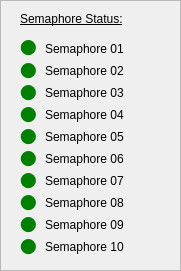
   <widget class="QFrame" name="semFrame">
    <property name="geometry">
     <rect>
      <x>470</x>
      <y>20</y>
      <width>181</width>
      <height>271</height>
     </rect>
    </property>
    <property name="frameShape">
     <enum>QFrame::StyledPanel</enum>
    </property>
    <property name="frameShadow">
     <enum>QFrame::Raised</enum>
    </property>
    <widget class="QLabel" name="FrameTitle">
     <property name="geometry">
      <rect>
       <x>20</x>
       <y>10</y>
       <width>151</width>
       <height>17</height>
      </rect>
     </property>
     <property name="font">
      <font>
       <underline>true</underline>
      </font>
     </property>
     <property name="text">
      <string>Semaphore Status:</string>
     </property>
    </widget>
    <widget class="QLabel" name="Sign01">
     <property name="geometry">
      <rect>
       <x>20</x>
       <y>38</y>
       <width>20</width>
       <height>20</height>
      </rect>
     </property>
     <property name="font">
      <font>
       <family>Dingbats</family>
       <pointsize>16</pointsize>
      </font>
     </property>
     <property name="styleSheet">
      <string notr="true">color:green</string>
     </property>
     <property name="text">
      <string>l</string>
     </property>
    </widget>
    <widget class="QLabel" name="Sign02">
     <property name="geometry">
      <rect>
       <x>20</x>
       <y>60</y>
       <width>21</width>
       <height>21</height>
      </rect>
     </property>
     <property name="font">
      <font>
       <family>Dingbats</family>
       <pointsize>16</pointsize>
      </font>
     </property>
     <property name="styleSheet">
      <string notr="true">color:green</string>
     </property>
     <property name="text">
      <string>l</string>
     </property>
    </widget>
    <widget class="QLabel" name="Sign04">
     <property name="geometry">
      <rect>
       <x>20</x>
       <y>104</y>
       <width>21</width>
       <height>21</height>
      </rect>
     </property>
     <property name="font">
      <font>
       <family>Dingbats</family>
       <pointsize>16</pointsize>
      </font>
     </property>
     <property name="styleSheet">
      <string notr="true">color:green</string>
     </property>
     <property name="text">
      <string>l</string>
     </property>
    </widget>
    <widget class="QLabel" name="Sign03">
     <property name="geometry">
      <rect>
       <x>20</x>
       <y>82</y>
       <width>21</width>
       <height>21</height>
      </rect>
     </property>
     <property name="font">
      <font>
       <family>Dingbats</family>
       <pointsize>16</pointsize>
      </font>
     </property>
     <property name="styleSheet">
      <string notr="true">color:green</string>
     </property>
     <property name="text">
      <string>l</string>
     </property>
    </widget>
    <widget class="QLabel" name="labelSem01">
     <property name="geometry">
      <rect>
       <x>45</x>
       <y>40</y>
       <width>121</width>
       <height>17</height>
      </rect>
     </property>
     <property name="text">
      <string>Semaphore 01</string>
     </property>
    </widget>
    <widget class="QLabel" name="labelSem02">
     <property name="geometry">
      <rect>
       <x>45</x>
       <y>62</y>
       <width>121</width>
       <height>17</height>
      </rect>
     </property>
     <property name="text">
      <string>Semaphore 02</string>
     </property>
    </widget>
    <widget class="QLabel" name="labelSem03">
     <property name="geometry">
      <rect>
       <x>45</x>
       <y>84</y>
       <width>121</width>
       <height>17</height>
      </rect>
     </property>
     <property name="text">
      <string>Semaphore 03</string>
     </property>
    </widget>
    <widget class="QLabel" name="labelSem04">
     <property name="geometry">
      <rect>
       <x>45</x>
       <y>106</y>
       <width>121</width>
       <height>17</height>
      </rect>
     </property>
     <property name="text">
      <string>Semaphore 04</string>
     </property>
    </widget>
    <widget class="QLabel" name="labelSem05">
     <property name="geometry">
      <rect>
       <x>45</x>
       <y>128</y>
       <width>121</width>
       <height>17</height>
      </rect>
     </property>
     <property name="text">
      <string>Semaphore 05</string>
     </property>
    </widget>
    <widget class="QLabel" name="labelSem06">
     <property name="geometry">
      <rect>
       <x>45</x>
       <y>150</y>
       <width>121</width>
       <height>17</height>
      </rect>
     </property>
     <property name="text">
      <string>Semaphore 06</string>
     </property>
    </widget>
    <widget class="QLabel" name="labelSem07">
     <property name="geometry">
      <rect>
       <x>45</x>
       <y>172</y>
       <width>121</width>
       <height>17</height>
      </rect>
     </property>
     <property name="text">
      <string>Semaphore 07</string>
     </property>
    </widget>
    <widget class="QLabel" name="labelSem08">
     <property name="geometry">
      <rect>
       <x>45</x>
       <y>194</y>
       <width>121</width>
       <height>17</height>
      </rect>
     </property>
     <property name="text">
      <string>Semaphore 08</string>
     </property>
    </widget>
    <widget class="QLabel" name="labelSem09">
     <property name="geometry">
      <rect>
       <x>45</x>
       <y>216</y>
       <width>121</width>
       <height>17</height>
      </rect>
     </property>
     <property name="text">
      <string>Semaphore 09</string>
     </property>
    </widget>
    <widget class="QLabel" name="labelSem10">
     <property name="geometry">
      <rect>
       <x>45</x>
       <y>238</y>
       <width>121</width>
       <height>17</height>
      </rect>
     </property>
     <property name="text">
      <string>Semaphore 10</string>
     </property>
    </widget>
    <widget class="QLabel" name="Sign05">
     <property name="geometry">
      <rect>
       <x>20</x>
       <y>126</y>
       <width>21</width>
       <height>21</height>
      </rect>
     </property>
     <property name="font">
      <font>
       <family>Dingbats</family>
       <pointsize>16</pointsize>
      </font>
     </property>
     <property name="styleSheet">
      <string notr="true">color:green</string>
     </property>
     <property name="text">
      <string>l</string>
     </property>
    </widget>
    <widget class="QLabel" name="Sign06">
     <property name="geometry">
      <rect>
       <x>20</x>
       <y>148</y>
       <width>21</width>
       <height>21</height>
      </rect>
     </property>
     <property name="font">
      <font>
       <family>Dingbats</family>
       <pointsize>16</pointsize>
      </font>
     </property>
     <property name="styleSheet">
      <string notr="true">color:green</string>
     </property>
     <property name="text">
      <string>l</string>
     </property>
    </widget>
    <widget class="QLabel" name="Sign07">
     <property name="geometry">
      <rect>
       <x>20</x>
       <y>170</y>
       <width>21</width>
       <height>21</height>
      </rect>
     </property>
     <property name="font">
      <font>
       <family>Dingbats</family>
       <pointsize>16</pointsize>
      </font>
     </property>
     <property name="styleSheet">
      <string notr="true">color:green</string>
     </property>
     <property name="text">
      <string>l</string>
     </property>
    </widget>
    <widget class="QLabel" name="Sign08">
     <property name="geometry">
      <rect>
       <x>20</x>
       <y>192</y>
       <width>21</width>
       <height>21</height>
      </rect>
     </property>
     <property name="font">
      <font>
       <family>Dingbats</family>
       <pointsize>16</pointsize>
      </font>
     </property>
     <property name="styleSheet">
      <string notr="true">color:green</string>
     </property>
     <property name="text">
      <string>l</string>
     </property>
    </widget>
    <widget class="QLabel" name="Sign09">
     <property name="geometry">
      <rect>
       <x>20</x>
       <y>214</y>
       <width>21</width>
       <height>21</height>
      </rect>
     </property>
     <property name="font">
      <font>
       <family>Dingbats</family>
       <pointsize>16</pointsize>
      </font>
     </property>
     <property name="styleSheet">
      <string notr="true">color:green</string>
     </property>
     <property name="text">
      <string>l</string>
     </property>
    </widget>
    <widget class="QLabel" name="Sign10">
     <property name="geometry">
      <rect>
       <x>20</x>
       <y>236</y>
       <width>21</width>
       <height>21</height>
      </rect>
     </property>
     <property name="font">
      <font>
       <family>Dingbats</family>
       <pointsize>16</pointsize>
      </font>
     </property>
     <property name="styleSheet">
      <string notr="true">color:green</string>
     </property>
     <property name="text">
      <string>l</string>
     </property>
    </widget>
   </widget>
